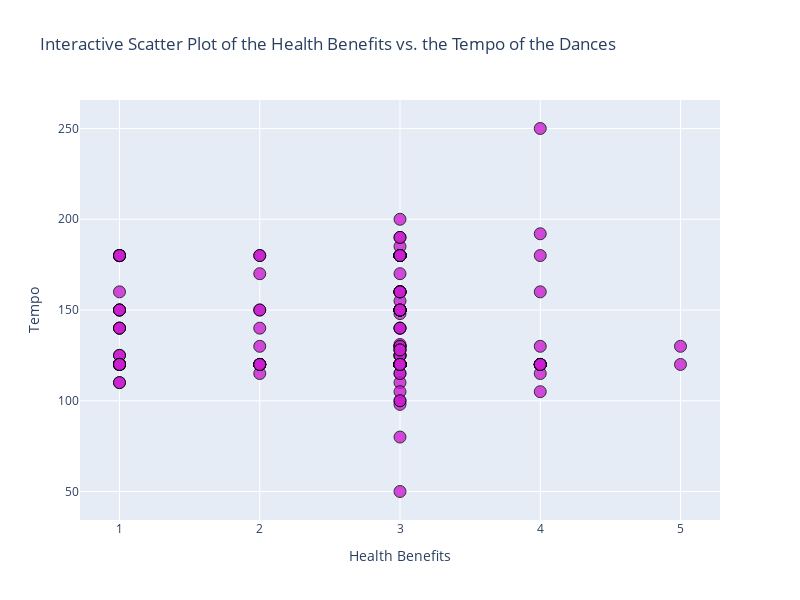

The code cell stored with this chart in its notebook:
### Code cell
# EDA Step 2: Bivariate analysis - Create scatter plots - Perform cross-tabulations - Calculate correlations between pairs of variables
#DANCE

#Create scatter plots
#Scatterplot - continuous vars - infinite possible values and ofterm measure with some precision
# - uses - scientific measurements and physical properties
# Scientific measurements - mass, length, temperature, meter, time
# Physical properties - include color, density, hardness, and melting and boiling points.
# - Vars: Hardness Ratio (hardness), Tempo (BPM) (time)
 
#go - low level data that is specific and flexible
import plotly.graph_objects as go
#!pip install plotly

# Put the data into a pandas df
dataF = pd.DataFrame({'x': df['health_count'],
                   'y': df['Tempo (BPM)']})

#Create the figure (for the moment: a blank graph)
fig = go.Figure()

# Add the scatter trace
fig.add_trace(go.Scatter( 
    x=dataF['x'], # Variable in the x-axis
    y=dataF['y'], # Variable in the y-axis
    mode='markers', # This explicitly states that we want our observations to be represented by points
    
    # Properties associated with points 
    marker=dict(
        size=12, # Size
        color='#cb1dd1', # Color
        opacity=0.8, # Point transparency 
        line=dict(width=1, color='black') # Properties of the edges
    ),
))

# Customize the layout
fig.update_layout(
    title='Interactive Scatter Plot of the Health Benefits vs. the Tempo of the Dances', # Title
    xaxis_title='Health Benefits', # x-axis name
    yaxis_title='Tempo', # y-axis name
    width=800,  # Set the width of the figure to 800 pixels
    height=600,  # Set the height of the figure to 600 pixels
)

### Figure 1 — Plotly figure (JSON) as saved in the notebook; plotly's stock layout.template omitted (floating-point values rounded to 4 significant figures; data arrays with more than 128 entries replaced by an {"elided": "..."} marker saying what was removed)
{"data": [{"marker": {"color": "#cb1dd1", "line": {"color": "black", "width": 1}, "opacity": 0.8, "size": 12}, "mode": "markers", "type": "scatter", "x": {"elided": "206 int values"}, "y": {"elided": "206 int values"}}], "layout": {"height": 600, "title": {"text": "Interactive Scatter Plot of the Health Benefits vs. the Tempo of the Dances"}, "width": 800, "xaxis": {"title": {"text": "Health Benefits"}}, "yaxis": {"title": {"text": "Tempo"}}}}
